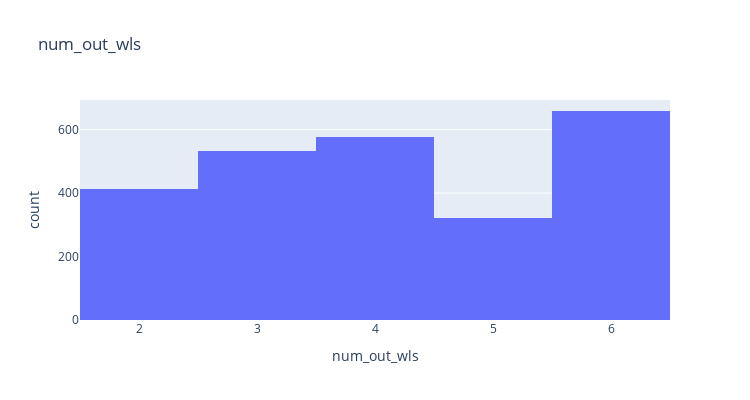

Notebook cell for this chart:
### Code cell
# Check outer walls number distribution.
fig_tmp = px.histogram(df_raw_hh, x= "num_out_wls", title= "num_out_wls")
fig_tmp.update_layout(width= 750, height= 400)
fig_tmp.show()

### Figure 1 — Plotly figure (JSON) as saved in the notebook; plotly's stock layout.template omitted (floating-point values rounded to 4 significant figures; data arrays with more than 128 entries replaced by an {"elided": "..."} marker saying what was removed)
{"data": [{"alignmentgroup": "True", "bingroup": "x", "hovertemplate": "num_out_wls=%{x}<br>count=%{y}<extra></extra>", "legendgroup": "", "marker": {"color": "#636efa", "pattern": {"shape": ""}}, "name": "", "offsetgroup": "", "orientation": "v", "showlegend": false, "type": "histogram", "x": {"elided": "2505 int values"}, "xaxis": "x", "yaxis": "y"}], "layout": {"barmode": "relative", "height": 400, "legend": {"tracegroupgap": 0}, "title": {"text": "num_out_wls"}, "width": 750, "xaxis": {"anchor": "y", "domain": [0, 1], "title": {"text": "num_out_wls"}}, "yaxis": {"anchor": "x", "domain": [0, 1], "title": {"text": "count"}}}}
